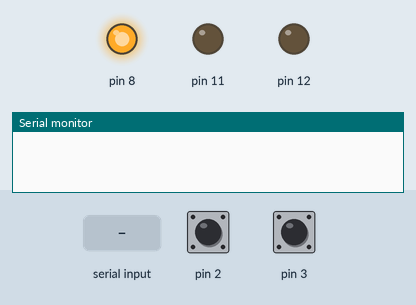
Recording of a sketch running on a simulated Arduino Uno, built with avr-gcc and run on an emulated ATmega328P. On the bench: output pins drawn as LEDs (lit = HIGH), the last lines printed to the serial monitor. Dashed ring = blinking. The inputs (shaded band) are chosen by the test bench; at power-on: pin 2 HIGH, pin 3 HIGH.

Above: at 14.4 s.
14.5 s: "A\n" received over Serial
At 15.5 s:
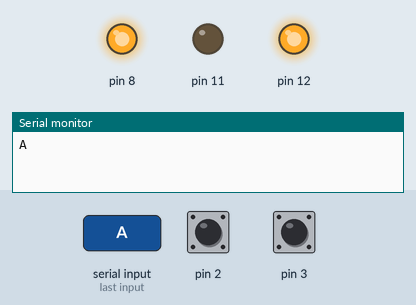
19.1 s: "B\n" received over Serial
At 19.4 s:
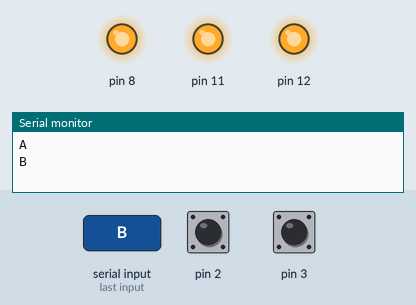
22.1 s: "1\n" received over Serial
At 24.7 s:
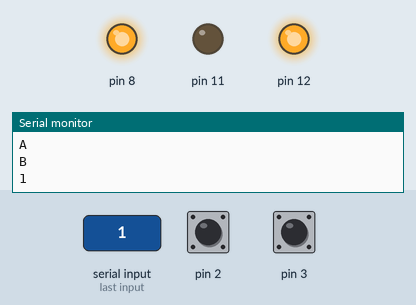
25.1 s: "0\n" received over Serial
At 25.4 s:
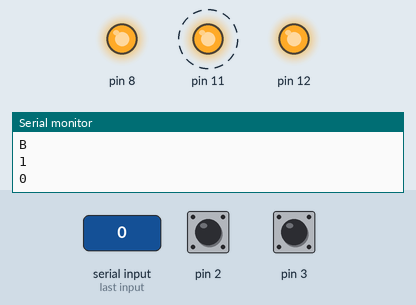
Timing chart, 0 to 29.1 s (numbered marks = the images above; inputs shaded):
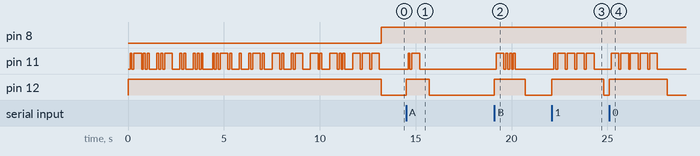

The sketch:

Morse.ino
```cpp
#include <TimerOne.h>
bool state; //Define si el led esta prendido o apagado
int changes;
int ditTime; //milisegundos
int dashTime;
int symbolSpaceTime;
int letterSpaceTime;
int wordSpaceTime;
String cadena;
String mensaje;

int cantidadLetras = 37;
String letra[37];//Letras del abecedario
String codigo[37];//etras en morse

String inputString = "";
boolean stringComplete = false;

bool leer;
void setup() {
  leer = false;
  ditTime = 100;
  dashTime = ditTime*4;
  cadena="";
  mensaje="";
  pinMode(2, INPUT_PULLUP);
  pinMode(8, OUTPUT);
  pinMode(11,OUTPUT);
  pinMode(12,OUTPUT);
  attachInterrupt(digitalPinToInterrupt(2), leerMorse, CHANGE);

  pinMode(3, INPUT_PULLUP);
  attachInterrupt(digitalPinToInterrupt(3), activarMorse, CHANGE);
  Serial.begin(9600);
  state = false;
  changes = 0;

  Timer1.initialize(5000000); // set a timer of length 100000 microseconds (or 0.1 sec - or 10Hz => the led will blink 5 times, 5 cycles of on-and-off, per second)
  Timer1.attachInterrupt(timerIsr ); // attach the service routine here

  iniciarDiccionario();
  enviar("LUIS FERNANDO");
  //Serial.println(getCodigo("L"));
}

void loop() {
  // put your main code here, to run repeatedly:
  digitalWrite(8, HIGH);
  if(stringComplete){

    mensaje+=inputString;
    Serial.println(mensaje);
    enviar(mensaje);

    stringComplete=false;
    inputString="";
  }
  //Serial.println(reconocer("ABABCBA"));
}

void leerMorse() {

  if(leer){
    state = !state;
    if (changes == 0) {
      Timer1.start();
    } else {
      float time = Timer1.read()/1000;
      //Serial.println(time);
      Timer1.restart();
      if(!state){
          if(time>ditTime-10 && time<ditTime+10){
            //dit
            //Serial.println("A");
            cadena=cadena+"A";
          }else if(time>dashTime-10 && time<dashTime+10){
            //dash
            //Serial.println("C");
            cadena=cadena+"C";
          }
      }else{
        if(time>ditTime-10 && time<ditTime+10){
            //dit, pero con el led apagado
            //Serial.println("B");
            cadena=cadena+"B";
          }else if(time>dashTime-10 && time<dashTime+10){
            //dash con el led apagado
            //Serial.println("D");

            mensaje =mensaje+ reconocer(cadena);
            //Serial.println(mensaje);
            //mensaje= mensaje+letra;
            cadena="";
          }
          else if(time>(ditTime*5)-10 && time<(ditTime*5)+10){

            Serial.println("read space");
            mensaje =mensaje+ reconocer(cadena);
            mensaje=mensaje+" ";
            cadena="";
          }
          else{
            Serial.println(time);
          }
      }
    }
    changes++;
    //Serial.println(changes);

  }
}
String reconocer(String cad){
  String temp="";
  /*
  if(cad=="CBC"){
    temp= "M";
  }else if(cad=="CBCBC"){
    temp= "O";
  }
  */
  //Serial.println("___");
  //Serial.println(cad);
  for(int i=0;i<cantidadLetras;i++){
    if(cad==codigo[i]){
      temp = letra[i];
      break;
    }
  }
  //Serial.println(temp);
  return temp;
}
void activarMorse(){
  if(!leer){

  }else{
    mensaje=mensaje+reconocer(cadena);
    cadena="";
    //Serial.println("imprimir mensaje");
    Serial.println(mensaje);
  }
  leer = !leer;
  Serial.println(leer);
}
void timerIsr() {
}

void iniciarDiccionario(){
  letra[0]="A";   codigo[0]="ABC";
  letra[1]="B";   codigo[1]="CBABABA";
  letra[2]="C";   codigo[2]="CBABCBA";
  letra[3]="D";   codigo[3]="CBABA";
  letra[4]="E";   codigo[4]="A";
  letra[5]="F";   codigo[5]="ABABCBA";
  letra[6]="G";   codigo[6]="CBCBA";
  letra[7]="H";   codigo[7]="ABABABA";
  letra[8]="I";   codigo[8]="ABA";
  letra[9]="J";   codigo[9]="ABCBCBC";
  letra[10]="K";  codigo[10]="CBABC";
  letra[11]="L";  codigo[11]="ABCBABA";
  letra[12]="M";  codigo[12]="CBC";
  letra[13]="N";  codigo[13]="CBA";
  letra[14]="O";  codigo[14]="CBCBC";
  letra[15]="P";  codigo[15]="ABCBCBA";
  letra[16]="Q";  codigo[16]="CBCBABC";
  letra[17]="R";  codigo[17]="ABCBA";
  letra[18]="S";  codigo[18]="ABABA";
  letra[19]="T";  codigo[19]="C";
  letra[20]="U";  codigo[20]="ABABC";
  letra[21]="V";  codigo[21]="ABABABC";
  letra[22]="W";  codigo[22]="ABCBC";
  letra[23]="X";  codigo[23]="CBABABC";
  letra[24]="Y";  codigo[24]="CBABCBC";
  letra[25]="Z";  codigo[25]="CBCBABA";

  letra[26]="1";  codigo[26]="ABCBCBCBC";
  letra[27]="2";  codigo[27]="ABABCBCBC";
  letra[28]="3";  codigo[28]="ABABABCBC";
  letra[29]="4";  codigo[29]="ABABABABC";
  letra[30]="5";  codigo[30]="ABABABABA";
  letra[31]="6";  codigo[31]="CBABABABA";
  letra[32]="7";  codigo[32]="CBCBABABA";
  letra[33]="8";  codigo[33]="CBCBCBABA";
  letra[34]="9";  codigo[34]="CBCBCBCBA";
  letra[35]="0";  codigo[35]="CBCBCBCBC";
  letra[36]=" ";  codigo[36]="F";
}

void enviar(String msg){
  mensaje="";
  digitalWrite(12, HIGH);
  delay(100);
  //Serial.println(sizeof(msg));
  for(int i=0;i<msg.length();i++){
    char letraTemp = msg.charAt(i);
    if(letraTemp==' '){
      generateWordSpace();
    }else{

      String codigoL = getCodigo(letraTemp);
      for(int j=0;j<codigoL.length();j++){
        char simbolo = codigoL.charAt(j);

        if(simbolo=='A'){
          generateDit();
        }else if(simbolo=='B'){
          generateSymbolSpace();
        }else if(simbolo=='C'){
          generateDash();
        }else if(simbolo=='F'){

          //generateWordSpace();
        }
      }
      if(i+1<msg.length()){
        char nextChar = msg.charAt(i+1);
        if(nextChar==' '){

        }else{
          generateLetterSpace();
        }
      }


    }
  }
  delay(100);
  digitalWrite(12, LOW);

}

String getCodigo(char letraTemp){
  String codigoTemp = "";
  for(int i=0;i<sizeof(letra);i++){
    if(letra[i]==String(letraTemp)){
      //Serial.println(i);
      codigoTemp = codigo[i];
      break;
    }
  }
  return codigoTemp;
}

void generateDit(){
  digitalWrite(11, HIGH);
  delay(ditTime);
  digitalWrite(11, LOW);
}
void generateDash(){
  digitalWrite(11, HIGH);
  delay(dashTime);
  digitalWrite(11, LOW);
}
void generateSymbolSpace(){
  delay(ditTime);
}
void generateLetterSpace(){
  delay(ditTime*4);
}
void generateWordSpace(){
  //Serial.println("WordSpace");
  delay(ditTime*5);
}

void serialEvent() {
  while (Serial.available()) {
    // get the new byte:
    char inChar = (char)Serial.read();
    // add it to the inputString:
    inputString += inChar;
    // if the incoming character is a newline, set a flag
    // so the main loop can do something about it:
    if (inChar == '\n') {
      stringComplete = true;
    }
  }
}
```

Measured:
- after the input at 14.5 s, pin 11: LOW → HIGH after 0.10 s, → LOW 0.10 s later, → HIGH 0.10 s later, → LOW 0.40 s later; pin 12: LOW → HIGH at once, → LOW 1.2 s later
- after the input at 19.1 s, pin 11: LOW → HIGH after 0.10 s, then repeats every 0.20 s: LOW 0.10 s, HIGH 0.10 s, until it stays LOW from 20.2 s; pin 12: LOW → HIGH at once, → LOW 1.6 s later
- after the input at 22.1 s, pin 11: LOW → HIGH after 0.10 s, then repeats every 0.50 s: LOW 0.10 s, HIGH 0.40 s; pin 12: LOW → HIGH at once, → LOW 2.7 s later
- after the input at 25.1 s, pin 11: alternates HIGH for 0.40 s and LOW for 0.10 s, 10 changes in all, then stays LOW, starting after 0.10 s; pin 12: LOW → HIGH at once, → LOW 3.0 s later
